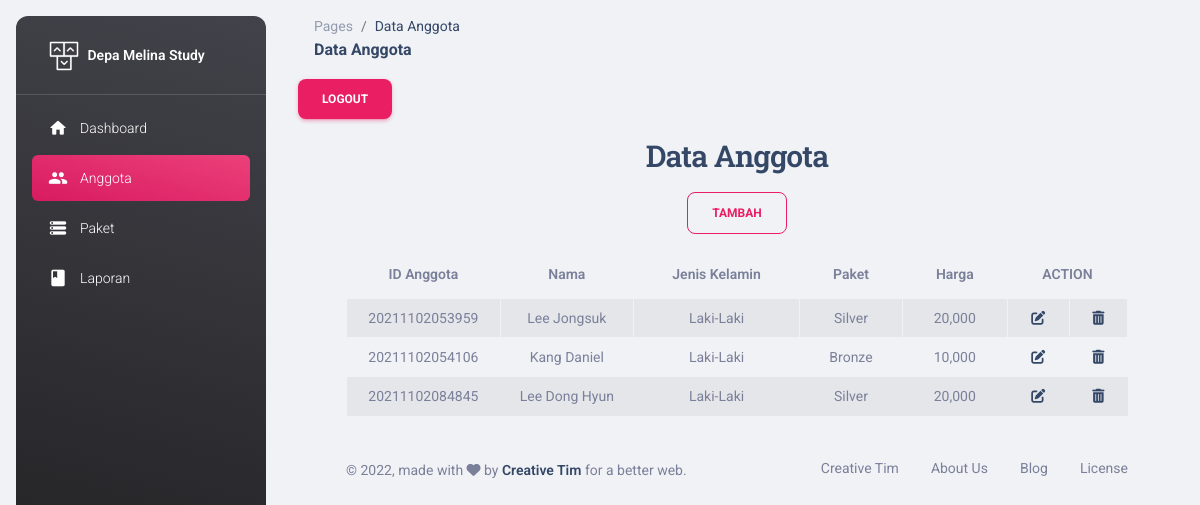
The app's page /view/content.php (signed in) with its own data.
### tables this page shows
CREATE TABLE `tbl_anggota` (
  `id_anggota` varchar(14) NOT NULL,
  `id_admin` int(11) NOT NULL,
  `nama` varchar(30) NOT NULL,
  `tempat_lahir` varchar(30) NOT NULL,
  `jenis_kelamin` varchar(20) NOT NULL
);

CREATE TABLE `tbl_jenis_paket` (
  `id_paket` int(11) NOT NULL,
  `nama_paket` varchar(20) NOT NULL,
  `harga` int(11) NOT NULL
);

### controller/Kursus.php (called while the page is built, shortened)
<?php
    include '../model/Kursus_model.php';
    class Kursus{
        public $model;
        function __construct()
        {
            $db = new Database();
            $conn = $db->DBConnect();
            $this->model = new Kursus_model($conn);
        }
        function index(){
                if(!empty($_SESSION)){
                    $kursus = $this->model->tampil_data();
                    return $kursus;
                }else{
                    header("Location:login.php");
                }
        }
     }
?>

### model/Kursus_model.php (called while the page is built, shortened)
<?php
class Kursus_model {
    protected $db;
    function __construct($db){
        $this->db = $db;
    }
    function tampil_data()
    {
        $row = $this->db->prepare("SELECT * from tbl_anggota join tbl_kontrak_mapel
        on tbl_anggota.id_anggota=tbl_kontrak_mapel.id_anggota
        join tbl_jenis_paket on tbl_kontrak_mapel.id_jenis_paket=tbl_jenis_paket.id_paket
        group by tbl_anggota.id_anggota");
        $row->execute();
        return $hasil = $row->fetchAll();
    }
}
?>

### view/content.php (the view, shortened to what this page needs)
<?php
include '../controller/Kursus.php';
$ctrl = new Kursus();
$hasil = $ctrl->index();
?>
<!DOCTYPE html>
    <html>
        <?php include "../template/head.php"?>
    <body class="g-sidenav-show  bg-gray-200">
        <?php include "../template/sidebar2.php" ?>
            <main class="main-content position-relative max-height-vh-100 h-100 border-radius-lg ">
        <?php include "../template/navbar2.php" ?>
    <div class="container-fluid py-1">
    <a href="#" role="button" class="btn btn-primary" data-bs-toggle="modal" data-bs-target="#logout">Logout</a>
            <div class="section-title text-center">
                <h3>Data Anggota</h3>
                </div>
            <div class="container text-center">
        <div class="container-fluid">
                <a href="add_new.php" class="btn btn-outline-primary">Tambah</a>
                    <div class="table-responsive p-0">
                     <table class="table table-striped table-bordered table-hover small">
                        <thead class="thead-dark">
                            <th scope="col">ID Anggota</th>
                            <th scope="col">Nama</th>
                            <th scope="col">Jenis Kelamin</th>
                            <th scope="col">Paket</th>
                            <th scope="col">Harga</th>
                            <th colspan="2">ACTION</th>
                        </thead>
        <?php
        foreach ($hasil as $isi) {
        $gn= "Perempuan";
        if($isi['jenis_kelamin']=="1"){
        $gn = "Laki-Laki";
        }
        ?>
            <tr class="table-striped">
            <td><?= $isi['id_anggota'];?></td>
            <td><?php echo $isi['nama'];?></td>
            <td><?php echo $gn;?></td>
            <td><?php echo $isi['nama_paket'];?></td>
            <td><?php echo number_format($isi['harga']);?></td>
            <td><a href="edit_new.php?id=<?= $isi['id_anggota']; ?>"><i class="fas fa-edit"></i></a></td>
            <td><a href="#" onclick="return hapus(`<?= $isi['id_anggota'];?>`,`<?= $isi['nama'];?>`)"><i class="fas fa-trash-alt"></i></a></td>
            </tr>
            <?php
}
?>
</table>
</div>
</div>
<?php include "../template/footer.php" ?>
	</div>
  </main>
</body>
</html>

### template/head.php (shortened to what this page needs)
<head>
  <link href="../assets/css/nucleo-icons.css" rel="stylesheet" />
  <link href="../assets/css/nucleo-svg.css" rel="stylesheet" />
  <link id="pagestyle" href="../assets/css/material-dashboard.css?v=3.0.0" rel="stylesheet" />
</head>

### template/sidebar2.php (shortened to what this page needs)
<aside class="sidenav navbar navbar-vertical navbar-expand-xs border-0 border-radius-xl my-3 fixed-start ms-3   bg-gradient-dark" id="sidenav-main">
    <div class="sidenav-header">
      <a class="navbar-brand m-0" href="index.php" target="_blank">
        <img src="../assets/img/logo-ct.png" class="navbar-brand-img h-100" alt="main_logo">
        <span class="ms-1 font-weight-bold text-white">Depa Melina Study</span>
      </a>
    </div>
    <hr class="horizontal light mt-0 mb-2">
    <div class="collapse navbar-collapse  w-auto  max-height-vh-100" id="sidenav-collapse-main">
      <ul class="navbar-nav">
        <li class="nav-item">
          <a class="nav-link text-white " href="index2.php">
            <div class="text-white text-center me-2 d-flex align-items-center justify-content-center">
              <i class="material-icons opacity-10">home</i>
            </div>
            <span class="nav-link-text ms-1">Dashboard</span>
          </a>
        </li>
        <li class="nav-item">
          <a class="nav-link text-white bg-gradient-primary" href="content.php">
            <div class="text-white text-center active me-2 d-flex align-items-center justify-content-center">
              <i class="material-icons opacity-10">group</i>
            </div>
            <span class="nav-link-text ms-1">Anggota</span>
          </a>
        </li>
        <li class="nav-item">
          <a class="nav-link text-white" href="add_paket.php">
            <div class="text-white text-center active me-2 d-flex align-items-center justify-content-center">
              <i class="material-icons opacity-10">storage</i>
            </div>
            <span class="nav-link-text ms-1">Paket</span>
          </a>
        </li>
        <li class="nav-item">
          <a class="nav-link text-white" href="laporan.php">
            <div class="text-white text-center active me-2 d-flex align-items-center justify-content-center">
              <i class="material-icons opacity-10">book</i>
            </div>
            <span class="nav-link-text ms-1">Laporan</span>
          </a>
        </li>
      </ul>
    </div>
  </aside>

### template/navbar2.php
<nav class="navbar navbar-main navbar-expand-lg px-0 mx-4 shadow-none border-radius-xl" id="navbarBlur" navbar-scroll="true">
      <div class="container-fluid py-1 px-3">
        <nav aria-label="breadcrumb">
          <ol class="breadcrumb bg-transparent mb-0 pb-0 pt-1 px-0 me-sm-6 me-5">
            <li class="breadcrumb-item text-sm"><a class="opacity-5 text-dark" href="javascript:;">Pages</a></li>
            <li class="breadcrumb-item text-sm text-dark active" aria-current="page">Data Anggota</li>
          </ol>
          <h6 class="font-weight-bolder mb-0">Data Anggota</h6>
        </nav>
      </div>
    </nav>

### template/footer.php (shortened to what this page needs)
<footer class="footer py-4  ">
        <div class="container-fluid">
          <div class="row align-items-center justify-content-lg-between">
            <div class="col-lg-6 mb-lg-0 mb-4">
              <div class="copyright text-center text-sm text-muted text-lg-start">
                © ,
                made with <i class="fa fa-heart"></i> by
                <a href="https://www.creative-tim.com" class="font-weight-bold" target="_blank">Creative Tim</a>
                for a better web.
              </div>
            </div>
            <div class="col-lg-6">
              <ul class="nav nav-footer justify-content-center justify-content-lg-end">
                <li class="nav-item">
                  <a href="https://www.creative-tim.com" class="nav-link text-muted" target="_blank">Creative Tim</a>
                </li>
                <li class="nav-item">
                  <a href="https://www.creative-tim.com/presentation" class="nav-link text-muted" target="_blank">About Us</a>
                </li>
                <li class="nav-item">
                  <a href="https://www.creative-tim.com/blog" class="nav-link text-muted" target="_blank">Blog</a>
                </li>
                <li class="nav-item">
                  <a href="https://www.creative-tim.com/license" class="nav-link pe-0 text-muted" target="_blank">License</a>
                </li>
              </ul>
            </div>
          </div>
        </div>
      </footer>

### records on screen
tbl_anggota: id_anggota "20211102053959", nama "Lee Jongsuk", jenis_kelamin "Laki-Laki", tbl_jenis_paket.nama_paket "Silver", tbl_jenis_paket.harga "20,000"
tbl_anggota: id_anggota "20211102054106", nama "Kang Daniel", jenis_kelamin "Laki-Laki", tbl_jenis_paket.nama_paket "Bronze", tbl_jenis_paket.harga "10,000"
tbl_anggota: id_anggota "20211102084845", nama "Lee Dong Hyun", jenis_kelamin "Laki-Laki", tbl_jenis_paket.nama_paket "Silver", tbl_jenis_paket.harga "20,000"
